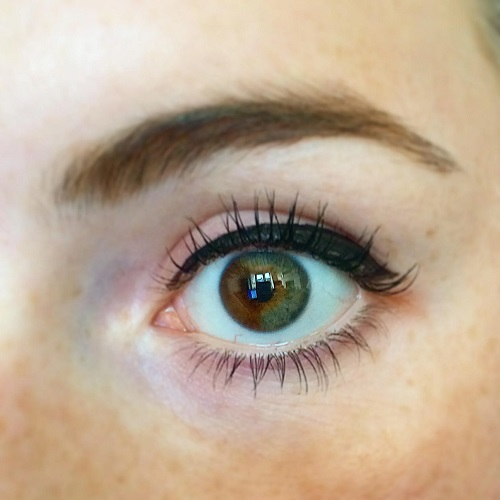
#> input picture Core_XY computer vision/images/eye.jpg, 500 x 500 px, given in place of the camera
$ python test2.py
#> lines starting #> are read from the running program, lines starting #| are printed output that depends on the picture; after the words box and inside, x2 and y2 are one past the last pixel; in counts of white or black regions, pixels touching at a corner belong together
#Detect circles with a webcam using opencv
from cv2 import cv2 #Use this form instead of "import cv2" to get rid of cv2 errors in VS Code editor. https://stackoverflow.com/a/61077968/51358
import numpy as np

# Get a reference to webcam #0 (the default one)
video_capture = cv2.VideoCapture(0)

while True:
    # Grab a single frame of video
    ret, frame = video_capture.read()
#> frame is the input picture: shape (500, 500, 3); mean B, G, R 148.7, 170, 189.6

    cv2.rectangle(frame, (10,10), (630,470),(0,0,255), 2)
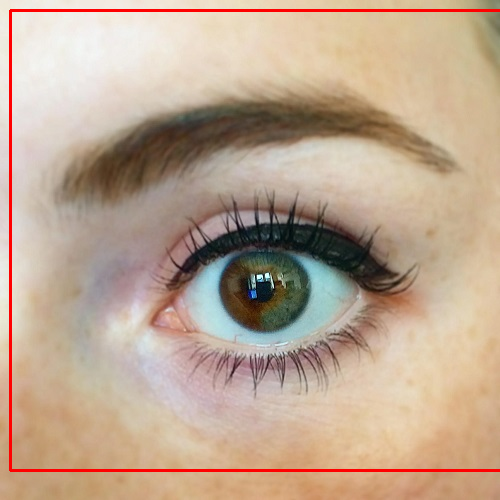
#> frame: shape (500, 500, 3); 1.73% of pixels changed, all inside (x1, y1, x2, y2) = (9, 9, 500, 472)
    print(frame.shape)
#| (500, 500, 3)

    # convert image to grayscale
    img = cv2.cvtColor(frame, cv2.COLOR_BGR2GRAY)
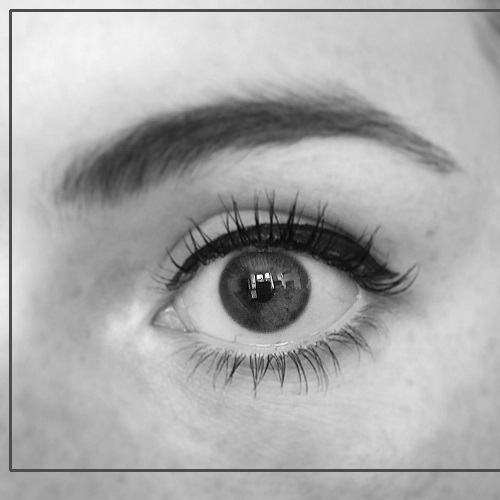
#> img: shape (500, 500); min 1, max 250, mean 171.3

    # apply a blur using the median filter
    # img = cv2.medianBlur(img, 5)
    img = cv2.blur(img, (3, 3))

    # find circles in grayscale image using the Hough transform
    circles = cv2.HoughCircles(image=img, method=cv2.HOUGH_GRADIENT, dp=0.9,
                            minDist=50, param1=110, param2=39, minRadius=0, maxRadius=30)
#> circles = None

    if np.any(circles):
        print("------------------")
        print("number of circles: ", len(circles[0, :]))
        for co, i in enumerate(circles[0, :], start=1):
            # draw the outer circle with radius i[2] in green
            cv2.circle(frame,(int(i[0]),int(i[1])),int(i[2]),(0,255,0),2)
            # draw the center as a circle with radius 2 in red
            cv2.circle(frame,(int(i[0]),int(i[1])),2,(0,0,255),3)
            print("center of circle: ", i[0], ", ",i[1])
    else:
        print("No circles detected.")
    # show image
    cv2.imshow('Video', frame)

    # While video window is active, press 'q' on the keyboard to quit
    if cv2.waitKey(1) & 0xFF == ord('q'):
#> (key q is pressed here)
        break

# Release handle to the webcam
video_capture.release()
cv2.destroyAllWindows()

$ run again, on Core_XY computer vision/images/test_circle_2.jpg
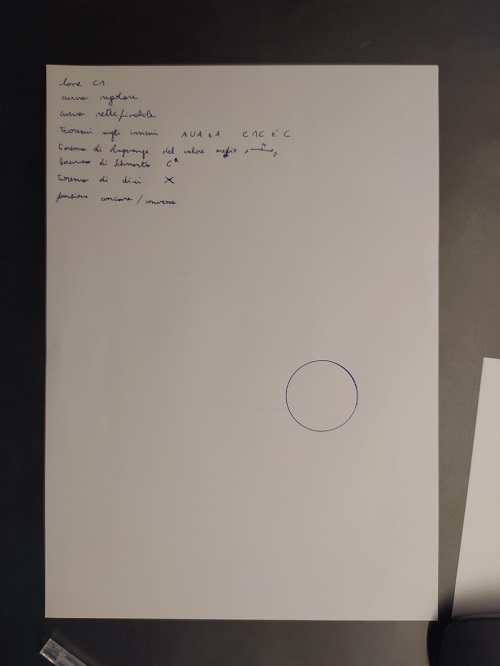
#> input picture Core_XY computer vision/images/test_circle_2.jpg, 500 x 666 px, given in place of the camera
#> frame is the input picture: shape (666, 500, 3); mean B, G, R 114.1, 120.4, 129.1
#> `cv2.rectangle(frame, (10,10), (630,470),(0,0,255), 2)`:
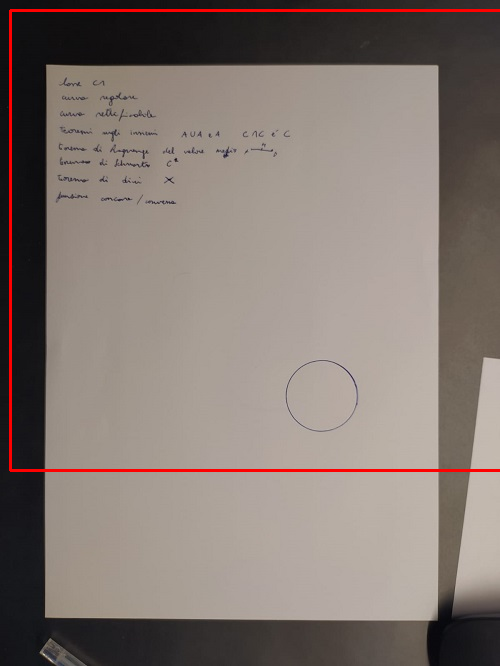
#> frame: shape (666, 500, 3); 1.3% of pixels changed, all inside (x1, y1, x2, y2) = (9, 9, 500, 472)
#| (666, 500, 3)
#> circles = None

$ run again, on Core_XY computer vision/images/green_circle_1.jpeg
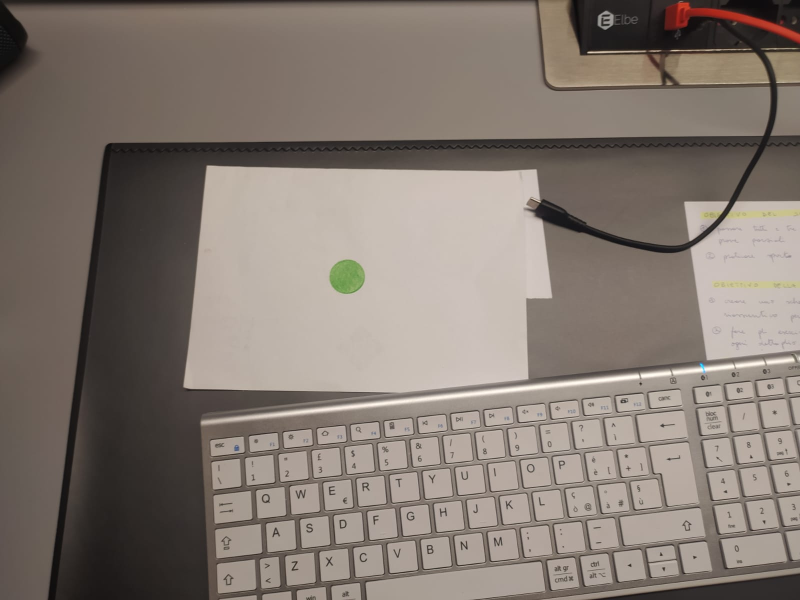
#> input picture Core_XY computer vision/images/green_circle_1.jpeg, 1600 x 1200 px, given in place of the camera (shown at 1/2 size)
#> frame is the input picture: shape (1200, 1600, 3); mean B, G, R 113.1, 121.2, 131.7
#> `cv2.rectangle(frame, (10,10), (630,470),(0,0,255), 2)`:
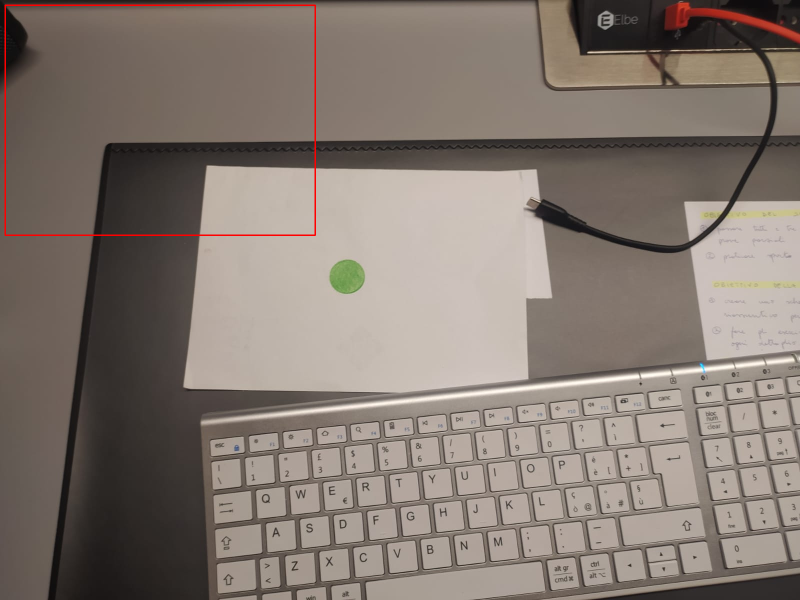
#> frame: shape (1200, 1600, 3) (shown at 1/2 size); 0.34% of pixels changed, all inside (x1, y1, x2, y2) = (9, 9, 632, 472)
#| (1200, 1600, 3)
#> `img = cv2.cvtColor(frame, cv2.COLOR_BGR2GRAY)`:
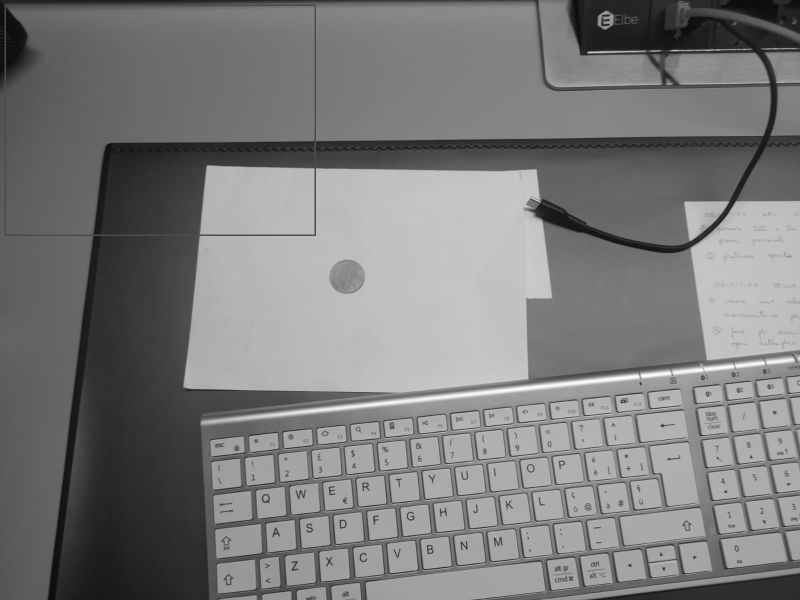
#> img: shape (1200, 1600) (shown at 1/2 size); min 9, max 254, mean 123.4
#> circles = None
